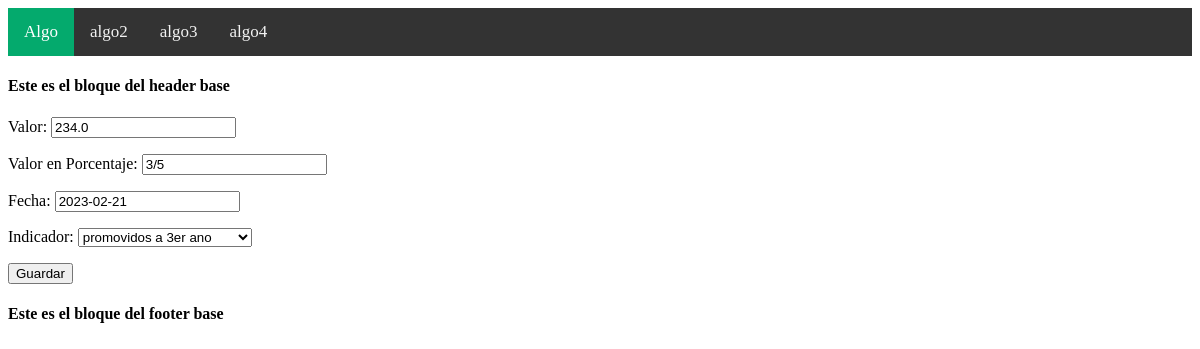
Page /actualizarvalor/4 on the committed database.
### Apps/Indicadores/models.py (models this page shows)
class Valor_Indicador(models.Model):
    valor = models.FloatField()
    valor_en_porcentaje = models.CharField(max_length=10)
    fecha = models.DateField()
    indicador = models.ForeignKey(Indicador, null=True,blank=True, on_delete= models.CASCADE) # 1 Indicador-- * valores

### Apps/Indicadores/views.py (the view)
# urls.py: path('actualizarvalor/<pk>',views.Valor_Indicador_Update.as_view(), name = 'actualizar_valor_indicador'),
class Valor_Indicador_Update(UpdateView):
    model = Valor_Indicador
    form_class = Valor_Indicador_Form
    template_name: str = 'indicadores/valor_indicador/valor_indicador_form.html'
    success_url = reverse_lazy('indicadores:listar_valor_indicador')

### Apps/Indicadores/form.py
class Valor_Indicador_Form(forms.ModelForm):
    class Meta :
        model = Valor_Indicador
        fields = [
            'valor',
            'valor_en_porcentaje',
            'fecha',
            'indicador',
        ]
        labels = {
            'valor' : 'Valor',
            'valor_en_porcentaje' : 'Valor en Porcentaje',
            'fecha' : 'Fecha',
            'indicador' : 'Indicador',
        }
        widgets = {
            'valor' : forms.TextInput(attrs={'class' : 'form-control'}),
            'valor_en_porcentaje' : forms.TextInput(attrs={'class' : 'form-control'}),
            'fecha' : forms.DateInput(attrs={'class' : 'forms-control'}),
            'indicador' : forms.Select(attrs = {'class' : 'form-control'}) ,
        }

### Apps/Indicadores/models.py (called while the page is built)
    def __str__(self) -> str:
        return self.nombre

### templates/indicadores/valor_indicador/valor_indicador_form.html (shortened to what this page needs)
{% extends 'base/base.html' %}
{% block content%}
<form method="post">
    {{form.as_p}}
    <button type = "submit">Guardar</button>
</form>
{%endblock%}

### rows in the picture
Valor_Indicador: valor "234.0", valor_en_porcentaje "3/5", fecha "2023-02-21", indicador "promovidos a 3er ano"
